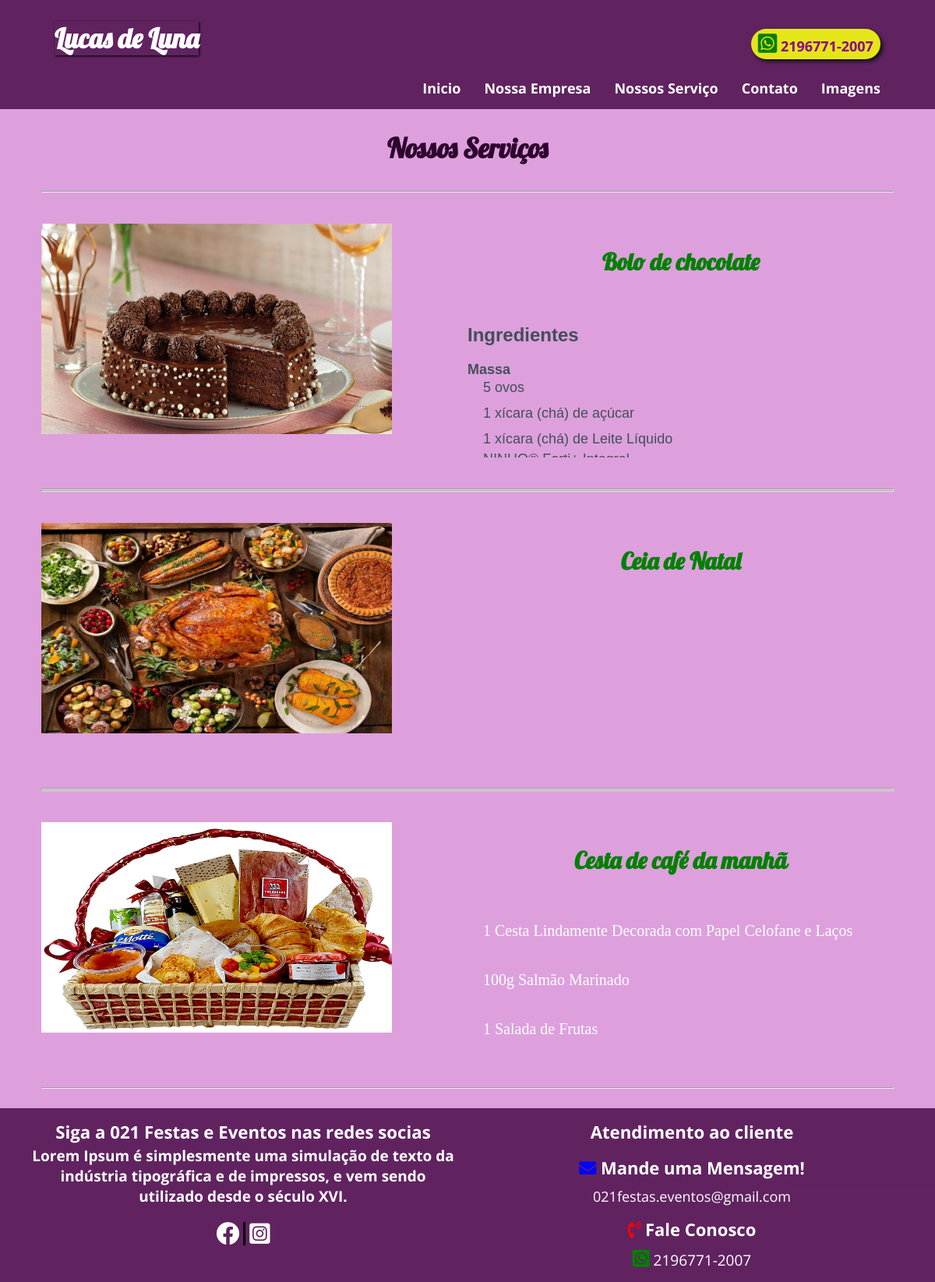
/page-servicos, run on the app's committed database.
### classes/database.php (called while the page is built)
<?php
    class database{
        private static $pdo;
        public static function conectar(){
            if(self::$pdo == null){
                try{
                    self::$pdo = new PDO('mysql:host='.HOST.';dbname='.DATABASE,USER,PASSWORD,array(PDO::
                    MYSQL_ATTR_INIT_COMMAND => "SET NAMES utf8"));
                    self::$pdo->setAttribute(PDO::ATTR_ERRMODE,PDO::ERRMODE_EXCEPTION);
                    }catch(Exception $e){
                    echo '<h2 style="color:red;">Erro ao conectar com bancos de dados :(<h2>';
                }
            }
            return self::$pdo;
        }
    }
?>

### index.php (the view, shortened to what this page needs)
 <?php
    $infoSite = database::conectar()->prepare("SELECT * FROM `tb_bufe.config`");
    $infoSite->execute();
    $infoSite = $infoSite->fetch();
 ?>
<!DOCTYPE html>
<html lang="pt-br">
<head>
    <link rel="stylesheet" href="https://use.fontawesome.com/releases/v5.15.2/css/all.css">
    <link href="<?php echo INCLUDE_PATH;?>style/magnific-popup.css" rel="stylesheet">
    <link href="<?php echo INCLUDE_PATH;?>style/styles.css" rel="stylesheet">
</head>
<body>
        <header class="header-principal">
            <div class="center">
                <div class="logo-marca left"><h1><a alt="Pagina inicial de <?php echo $infoSite['titulo_site'];?>" title='Pagina inicial de <?php echo $infoSite['titulo_site'];?>' href="<?php echo INCLUDE_PATH;?>"><?php echo $infoSite['titulo_site'];?></a></h1></div>
                <a style="color: white; text-decoration: none;" target="blank" href=" http://api.whatsapp.com/send?1=pt_BR&phone=55<?php echo $infoSite['telefone'];?>" ><div class="number-phone right"><i  style="color:green; font-size: 28px;" class="fab fa-whatsapp-square"></i>  <?php echo $infoSite['telefone'];?></div></a>
                <nav class="menu-desktop right" >
                    <ul>
                        <li><a alt="Pagina inicial de <?php echo $infoSite['titulo_site'];?>" title='Pagina inicial de <?php echo $infoSite['titulo_site'];?>' href="<?php echo INCLUDE_PATH; ?>home">Inicio</a></li>
                        <li><a alt="Sobre a <?php echo $infoSite['titulo_site'];?>" title='Sobre a <?php echo $infoSite['titulo_site'];?>' href="#nossa_empresa" href="<?php echo INCLUDE_PATH; ?>nossa_empresa">Nossa Empresa</a></li>
                        <li><a alt="Serviços de <?php echo $infoSite['titulo_site'];?>" title='Serviços de <?php echo $infoSite['titulo_site'];?>' href="#servicos" href="<?php echo INCLUDE_PATH; ?>servicos">Nossos Serviço</a></li>
                        <li><a alt="Contato de <?php echo $infoSite['titulo_site'];?>" title='Contato de <?php echo $infoSite['titulo_site'];?>' href="#contato"  href="<?php echo INCLUDE_PATH; ?>contato">Contato</a></li>
                        <li><a alt="Galeria de imagens <?php echo $infoSite['titulo_site'];?>" title='Galeria de imagens <?php echo $infoSite['titulo_site'];?>' href="<?php echo INCLUDE_PATH; ?>imagens-servicos">Imagens</a></li>
                    </ul>
                </nav>
            </div>
        </header>
        <div class="container-principal">
        <?php
            $url = isset($_GET['url']) ? $_GET['url'] : 'home';
            if(file_exists('pages/'.$url.'.php')){
                include('pages/'.$url.'.php');
            }
            else{
                include('pages/erro404.php');
            }
        ?>
        </div>
        <footer>
            <div class="footer-01">
            <h3><?php echo $infoSite['titulo_footer'];?></h3>
                    <p style="font-size:16px; padding:1px; font-weight: normal ;"><b> <?php echo $infoSite['texto_footer'];?></b></p>
                    <a target="blanck" href="https://www.facebook.com/021festaseeventos/" ><i style=" position:relative; cursor:pointer; margin-top: 20px; padding-right:5px; font-size: 30px; border-right: 3px solid black; color: white; " class="fab fa-facebook rede"></i></a>
                    <a target="blanck" href="https://www.instagram.com/021festas.eventos/" ><i style=" position:relative; text-align: center; cursor:pointer; margin-top: 20px; font-size: 30px; color: white;"  class="fab fa-instagram-square rede"></i></a>
            </div>
            <div class="footer-02">
                <h3>Atendimento ao cliente</h3>
                <div class="contatos">
                        <h3 style="color:white;" ><i style="color:blue;" class="fas fa-envelope"></i> Mande uma Mensagem!</h1>
                        <p style="color:white; font-size:18px; font-weight: normal " ><?php echo $infoSite['email'];?></p>
                </div>
                <div class="contatos">
                        <h3 style="color:white;"><i style="color:red;" class="fas fa-phone-volume"></i>  Fale Conosco</h1>
                        <a style="color: white; text-decoration: none;" target="blank" href=" http://api.whatsapp.com/send?1=pt_BR&phone=55<?php echo $infoSite['telefone'];?>" ><p style="color:white; font-weight: normal" ><i  style="color:green; font-size: 25px;" class="fab fa-whatsapp-square"></i> <?php echo $infoSite['telefone'];?></p></a>
                </div>
            </div>
        </footer>
</body>
</html>

### pages/page-servicos.php (shortened to what this page needs)
<section class="header-servicos">
        <h3 style="">Nossos Serviços</h3>
</section>
<section class="page-servicos">
    <div class="center">
        <?php
            $sql = database::conectar()->prepare("SELECT * FROM `tb_bufe.servicos`");
            $sql->execute();
            $retunrImage = $sql->fetchAll();
            foreach($retunrImage as $key => $value){
        ?>
        <hr>
        <div  class="content-all">
            <div class="img-cardapio left">
            <img alt="Imagens do Cardápio <?php echo $infoSite['titulo_site'];?>" title="Imagens do Cardápio <?php echo $infoSite['titulo_site'];?>" src="<?php echo INCLUDE_PATH;?>./painel/upload/<?php echo $value['img'];?>">
            </div>
            <div class="lista-cardapio right">
            <h2><?php  echo $value['titulo_servicos'];?></h2>
            <p><?php echo $value['conteudo']?></p>
            </div>
        </div>
        <hr>
        <?php } ?>
    </div>
</section>

### style/styles.css (style rules this page uses)
* { margin: 0; padding: 0; box-sizing: border-box; }
html,body { height: 100%; background-color: plum; }
.left { float: left; }
.right { float: right; }
.center { width: 100%; padding: 0 4%; }
header.header-principal { background-color: rgba(83, 22, 83, 0.9); width: 100%; padding: 15px 2%; z-index: 999; position: relative; }
.logo-marca { width: 100%; max-width: 300px; height: 80px; color: #fce903; margin-top: 12px; }
.logo-marca h1 a { font-size: 35px; text-align: center; width: 100%; font-family: 'Lobster', cursive; color: rgb(255, 255, 255); box-shadow: 1px 1px 3px black; text-decoration: none; }
.menu-desktop ul { list-style: none; display: flex; padding-left: 30px; margin-top: 25px; }
.menu-desktop a { text-decoration: none; color: white; margin-left: 30px; font-size: 18px; font-weight: bold; font-family: 'Open Sans', sans-serif; }
.number-phone { color:#8b008b; margin-top: 22px; margin-left: 50px; font-size: 18px; font-weight: bold; background-color: #e5e619; border-radius:20px ; padding: 5px 9px; box-shadow: 3px 3px 5px rgb(17, 17, 17); font-family: 'Open Sans', sans-serif; animation-name:phoneAnime; animation-duration: 1.6s; animation-iteration-count: infinite; }
.contatos { margin-top: 15px; }
.contatos h3 { color: rgb(73, 0, 73); font-size: 22px; font-family: 'Open Sans', sans-serif; }
.contatos p { color: purple; font-weight: bold; font-size: 19px; font-family: 'Open Sans', sans-serif; margin-top: 10px; }
footer { width: 100%; padding: 5px 2%; text-align: center; background-color: rgba(83, 22, 83, 0.9); color: white; font-weight: bold; font-family: 'Open Sans', sans-serif; top:19.5px; position: relative; display: flex; }
.footer-01 { width: 50%; padding: 10px; font-size: 19px; }
.footer-02 { width: 50%; padding: 10px; font-size: 19px; }
section.header-servicos { width: 100%; height: 100px; text-align: center; }
section.header-servicos h3 { position: relative; transform: translate(-50%,-50%); top: 50%; left: 50%; position: relative; font-size: 30px; font-family: 'Lobster', cursive; font-size: 35px; color: rgb(46, 3, 46); }
section.page-servicos { width: 100%; padding: 5px; }
.content-all { width: 100%; margin: 40px auto; }
.content-all h2 { text-align: center; color: white; color: green; font-family: 'Lobster', cursive; font-size: 30px; color: rgb(109, 1, 109); }
.content-all p { text-align: center; margin: 0 auto; font-size: 20px; color: white; text-align:justify; padding: 20px; }
.content-all img { position: absolute; width: 100%; height: 100%; }
.img-cardapio { width: 50%; max-width: 450px; height: 270px; background-color: green; position: relative; }
.lista-cardapio { width: 50%; max-width: 750px; height: 300px; overflow: auto; }
@media screen and (max-width:1330px) { .content-all h2 { text-align: center; color: white; color: green; font-size: 30px; margin-top:30px ; } }

### data on the page
tb_bufe.config: titulo_site "Lucas de Luna", telefone "2196771-2007", titulo_footer "Siga a 021 Festas e Eventos nas redes socias", email "021festas.eventos@gmail.com"
tb_bufe.servicos: img (picture), titulo_servicos "Bolo de chocolate", conteudo "Ingredientes Massa 5 ovos 1 xícara (chá) de açúcar 1 xícara (chá) de Leite Líquido…"
tb_bufe.servicos: img (picture), titulo_servicos "Ceia de Natal"
tb_bufe.servicos: img (picture), titulo_servicos "Cesta de café da manhã", conteudo "1 Cesta Lindamente Decorada com Papel Celofane e Laços 100g Salmão Marinado 1 Salada de Frutas"
